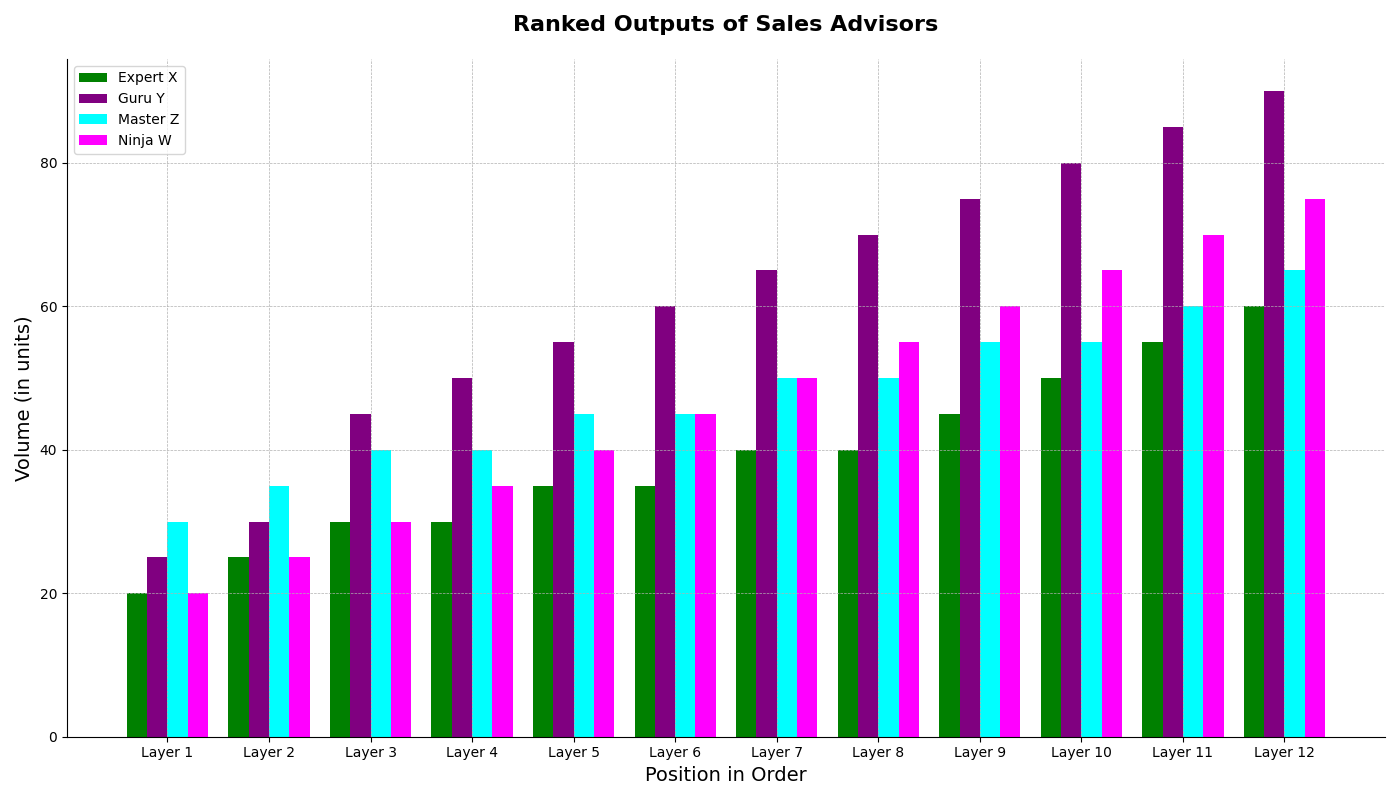

Write the Python code that produced this figure.
import matplotlib.pyplot as plt
import numpy as np

specialists = ['Expert X', 'Guru Y', 'Master Z', 'Ninja W']

monthly_sales = np.array([
    [30, 35, 20, 25, 40, 45, 30, 35, 40, 50, 60, 55],
    [25, 30, 45, 50, 55, 60, 65, 70, 75, 80, 85, 90],
    [40, 45, 50, 55, 60, 65, 55, 50, 45, 40, 35, 30],
    [20, 25, 30, 35, 40, 45, 50, 55, 60, 65, 70, 75]
])

sorted_sales = [np.sort(sales) for sales in monthly_sales]
fig, ax = plt.subplots(figsize=(14, 8))
bar_width = 0.2

r1 = np.arange(len(sorted_sales[0]))
r2 = [x + bar_width for x in r1]
r3 = [x + bar_width for x in r2]
r4 = [x + bar_width for x in r3]

ax.bar(r1, sorted_sales[0], color='green', width=bar_width, linestyle='dotted', label=specialists[0])
ax.bar(r2, sorted_sales[1], color='purple', width=bar_width, linestyle='dashed', label=specialists[1])
ax.bar(r3, sorted_sales[2], color='cyan', width=bar_width, linestyle='-.', label=specialists[2])
ax.bar(r4, sorted_sales[3], color='magenta', width=bar_width, linestyle='solid', label=specialists[3])

ax.set_title('Ranked Outputs of Sales Advisors', fontsize=16, fontweight='bold', pad=20)
ax.set_xlabel('Position in Order', fontsize=14)
ax.set_ylabel('Volume (in units)', fontsize=14)
ax.set_xticks([r + bar_width * 1.5 for r in range(len(sorted_sales[0]))])
ax.set_xticklabels(['Layer ' + str(i) for i in range(1, len(sorted_sales[0]) + 1)])

ax.legend(loc='upper left')
# Randomly turning grid on
ax.grid(True, which='both', linestyle='--', linewidth=0.5)
# Randomly remove the border (axis spine)
ax.spines['top'].set_visible(False)
ax.spines['right'].set_visible(False)

plt.tight_layout()
plt.show()
